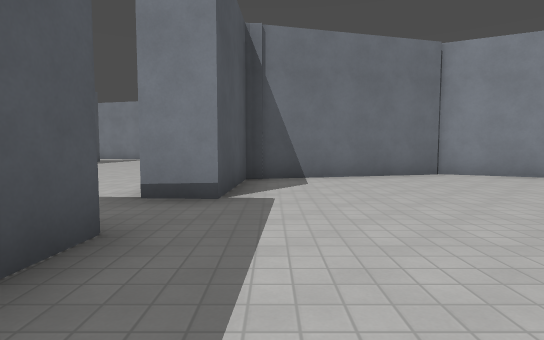
view 1 (above)

19 first-person views from a walk through a level from a Godot 3-D game. The camera is 1.3 m above the floor, tilts 4° down and sees 80° across. The floor is counted in squares, 2 m on a side. Each view is taken from the middle of a square. On the plan, view 1 faces up. The plan holds only what a view shows up to about 10 squares ahead; the rest is blank. The place goes on beyond the plan. Characters and animated objects are left out. Surface patterns are stand-ins for the level's own textures.

view 2
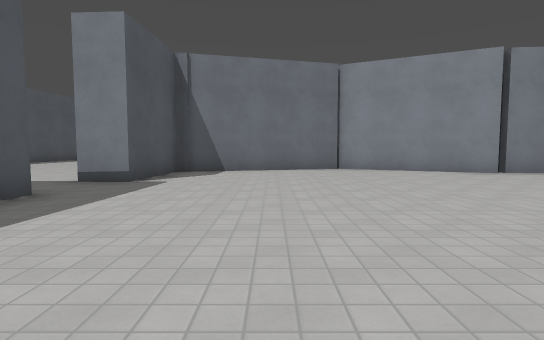

view 3
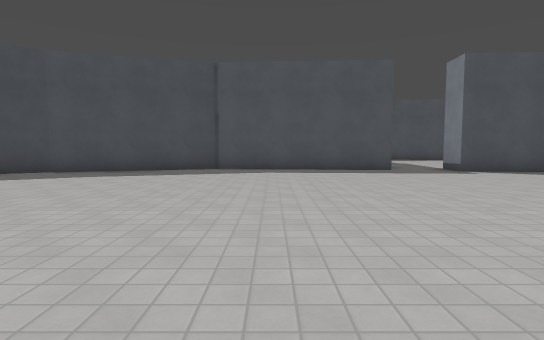

view 4
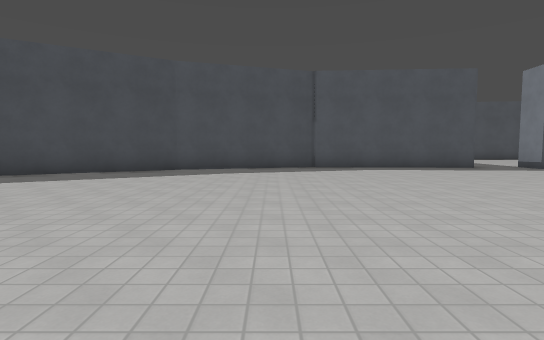

view 5
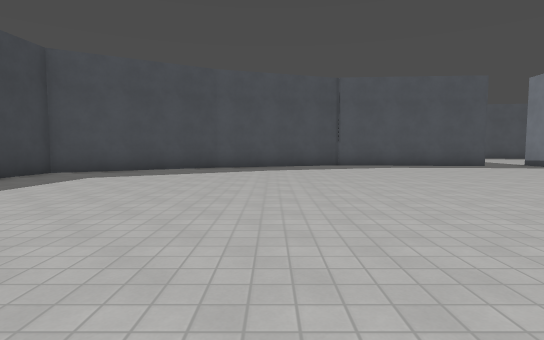

view 6
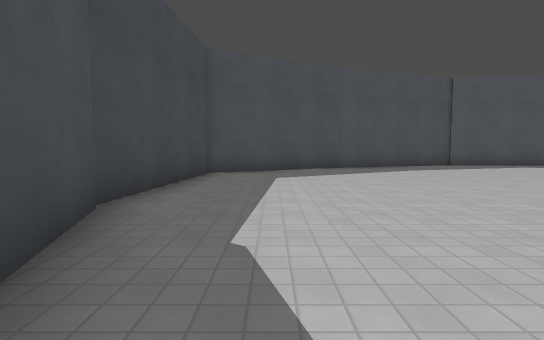

view 7
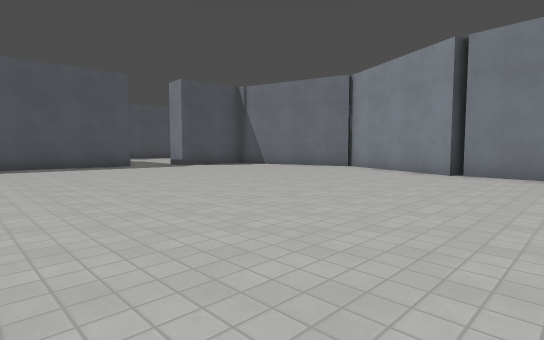

view 8
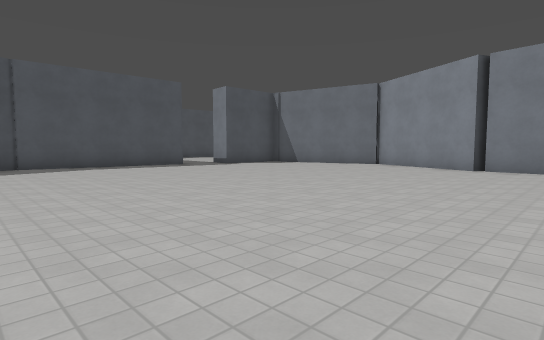

view 9
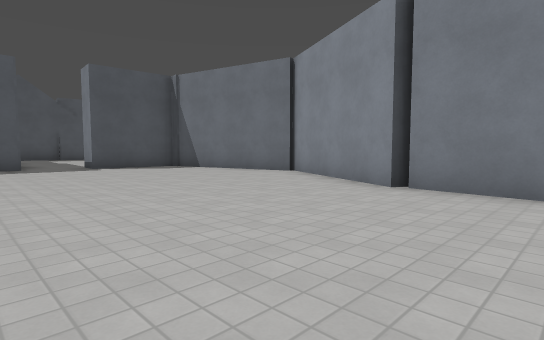

view 10
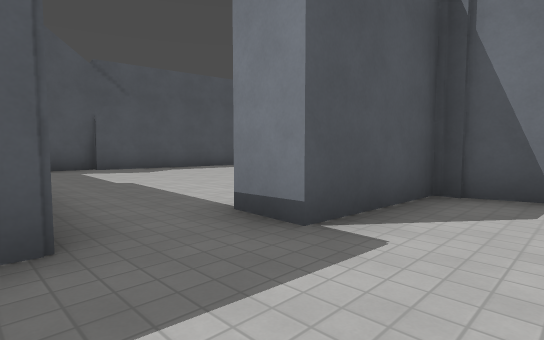

view 11
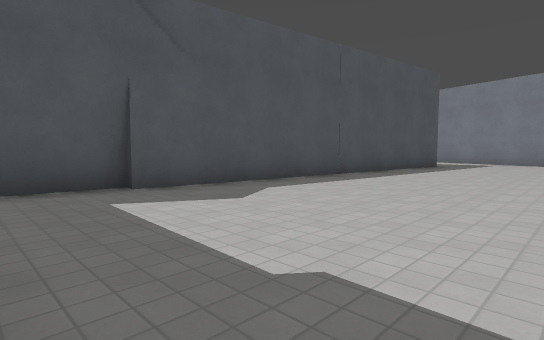

view 12
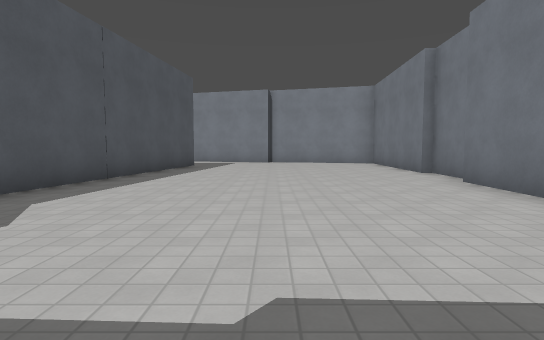

view 13
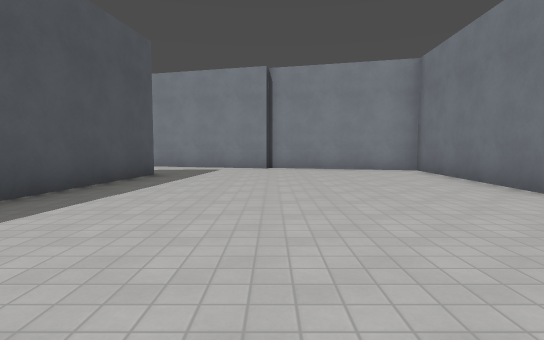

view 14
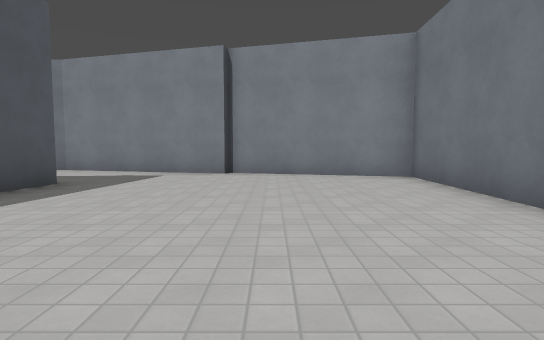

view 15
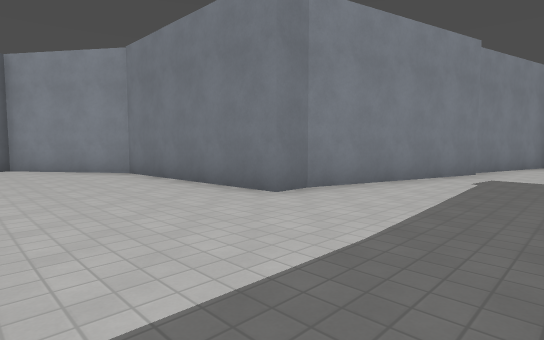

view 16
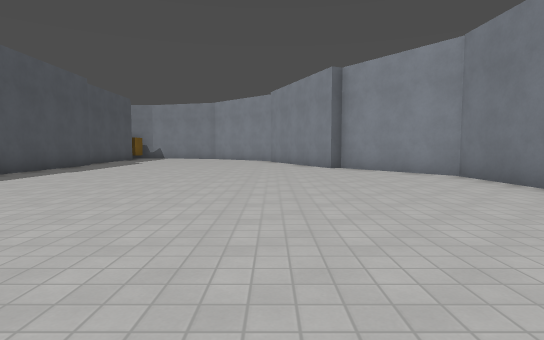

view 17
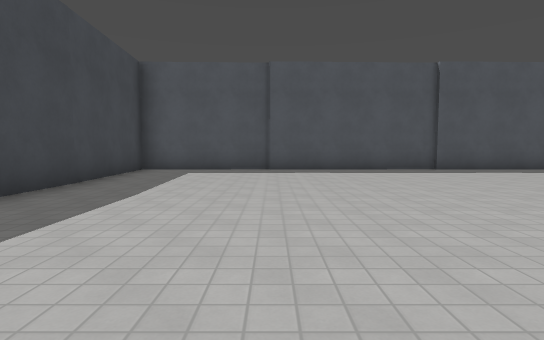

view 18
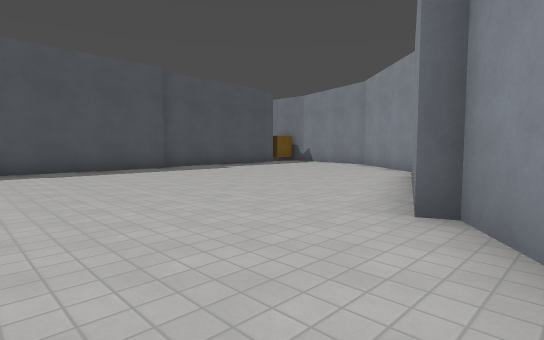

view 19
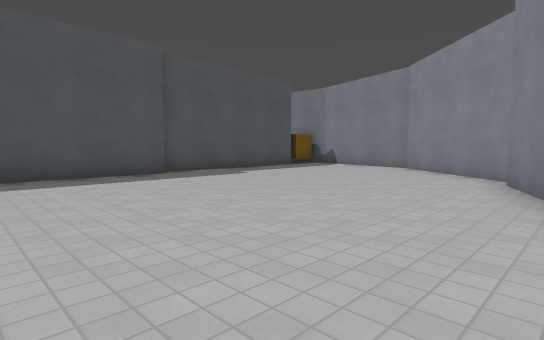

### Floor plan
Points are (right, up) in squares from view 1. A wall is a line through its corners. A room is listed if a view was taken in it or the views show most of it. See-through windows are left out.
Room 1 (views 1, 2, 3, 4, 5, 6, 7, 8, 9, 10)
walls: (-0.4, -6.7) (1.8, -10.6) (6.5, -11); (-1.3, 2.5) (-1.6, -2.8) (-0.4, -6.8); (7.7, 6.1) (3.9, 7.9); (6.5, -10.9) (8.6, -10.3); (9.7, 6) (7.8, 6.2); (4, 7.8) (-0.5, 6.6) (-0.7, 4.1) (-1.7, 4.1)
ways out: opening at (-2, 3.5) to room 2
Room 2 (views 11, 12, 13, 14, 15, 16, 17, 18, 19)
walls: (-9.8, 18.3) (-10.6, 18.3) (-10.8, 23.4) (-12.8, 26.2) (-13.2, 26.1) (-15.1, 30.8); (-7.8, 14.8) (-9, 5); (-5.1, 17) (-9.9, 18.3); (-21.6, 18) (-21.5, 14.2); (-21.5, 14.4) (-16.1, 14.4); (-21.6, 27.9) (-21.3, 17.9); (-9.3, 5.1) (-9.5, 3.5); (-15.1, 31.3) (-17.6, 33.5); (-1.2, 11.1) (-0.9, 16.1) (-5.2, 17.3); (-1, 9.6) (-0.9, 11.2); (-22.1, 30) (-22.1, 28); (-1.4, 7.1) (-1.3, 9.1)
ways out: opening at (-2, 3.5) to room 1

Positions as (right, up) in squares from view 1, and headings:
1: (0, 0), facing up
2: (2, -2), facing up
3: (8, -1), facing left
4: (9, -4), facing left
5: (10, -5), facing left
6: (10, -9), facing left
7: (10, -2), facing up-left
8: (10, -4), facing up-left
9: (10, 1), facing up-left
10: (1, 2), facing up-left
11: (-4, 3), facing up-left
12: (-5, 3), facing up
13: (-5, 7), facing up
14: (-4, 9), facing up
15: (-14, 15), facing up-right
16: (-15, 16), facing up
17: (-12, 18), facing left
18: (-12, 23), facing up-left
19: (-14, 24), facing up-left
